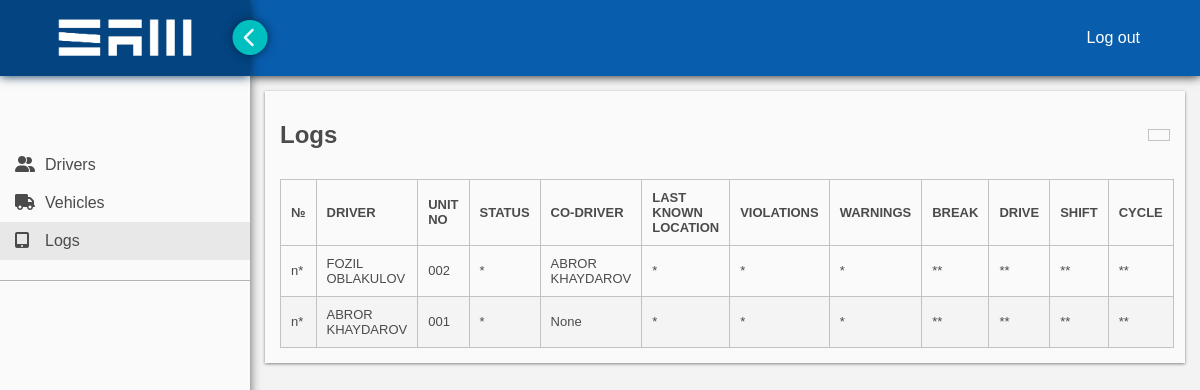
/logs/, run on the app's committed database.
### sameld/models.py (models this page shows, shortened)
class Driver(models.Model):
    user = models.OneToOneField(User, null=True, on_delete=models.CASCADE)
    cdl_number = models.CharField(max_length=20, unique=True)
    cdl_state = models.CharField(max_length=2, choices=STATES, default='NY')
    vehicle = models.OneToOneField(Vehicle, blank=True, null=True, on_delete=models.SET_NULL)
    co_driver = models.OneToOneField('self', blank=True, null=True, on_delete=models.SET_NULL)
    company_user_id = models.CharField(max_length=15, blank=True, null=True)
    phone = models.CharField(max_length = 10, blank=True, null=True)
    app_version = models.CharField(max_length=5, blank=True, null=True)
    notes = models.CharField(max_length=255, blank=True)
    is_active = models.BooleanField(default=1)
    def __str__(self):
        return self.user.first_name + ' ' + self.user.last_name

class Vehicle(models.Model):
    unit_number = models.CharField(max_length=10, unique=True)
    make = models.CharField(max_length=15, blank=True, null=True)
    model = models.CharField(max_length=20, blank=True, null=True)
    year = models.CharField(max_length=2, choices=YEARS, default='22')
    license_state = models.CharField(max_length=2, choices=STATES, default='NY')
    license_number = models.CharField(max_length=20, null=True)
    vin_number = models.CharField(max_length=20, blank=True, null=True)
    fuel_type = models.CharField(max_length=2, choices=FUEL_TYPE, default='di')
    eld_device = models.CharField(max_length=16, blank=True, null=True)
    notes = models.CharField(max_length=255, blank=True, null=True)
    is_active = models.BooleanField(default=1)

### sameld/views.py (the view)
# urls.py: path('logs/', views.logs, name = 'logs'),
def logs(request):
    query = Driver.objects.all()
    context = {
        'drivers': query,
        'category': 'logs',
    }
    return render(request, 'logs.html', context)

### sameld/templates/logs.html (shortened to what this page needs)
{% extends 'main.html' %}{% load static %} {% block content %}
<link rel="stylesheet" href="{% static 'styles/logs.css' %}" />
<div class="container">
  <div class="row">
    <h2>Logs</h2>
    <a href=""></a>
  </div>
  <table>
    <thead>
      <tr>
        <td>№</td>
        <td>driver</td>
        <td>unit no</td>
        <td>status</td>
        <td>co-driver</td>
        <td>last known location</td>
        <td>violations</td>
        <td>warnings</td>
        <td>break</td>
        <td>drive</td>
        <td>shift</td>
        <td>cycle</td>
      </tr>
    </thead>
    <tbody id="tbody">
      {% if drivers %} {% for driver in drivers %}
      <tr>
        <td>n*</td>
        <td>{{driver.user.first_name}} {{driver.user.last_name}}</td>
        <td>{{driver.vehicle.unit_number}}</td>
        <td>*</td>
        <td>{{driver.co_driver}}</td>
        <td>*</td>
        <td>*</td>
        <td>*</td>
        <td>**</td>
        <td>**</td>
        <td>**</td>
        <td>**</td>
      </tr>
      {% endfor %} {% else %}
      <tr>
        <td colspan="12">no records found</td>
      </tr>
      {% endif %}
    </tbody>
  </table>
</div>
{% endblock %}

### static/styles/main.css (style rules this page uses)
* { font-family: sans-serif; margin: 0; padding: 0; box-sizing: border-box; }
:root { --theme-color: #f3f3f3; }
body { background-color: var(--theme-color); color: #4b4b4b; }
a, ul li { transition: 0.3s ease; }
.container { width: calc(100% - 30px); margin: auto; margin-top: 15px; margin-bottom: 50px; background-color: rgb(250, 250, 250); box-shadow: 0px 1px 3px #838383; padding: 15px; }
.row { display: flex; align-items: center; justify-content: space-between; padding: 15px 0px 30px 0px; }

### static/styles/logs.css (style rules this page uses)
.row a { font-size: 17px; text-decoration: none; color: #4b4b4b; border: 1px solid rgb(194, 194, 194); padding: 5px 10px; }
table { font-size: small; width: 100%; border-collapse: collapse; }
table tr { transition: 0.3s ease; }
table td { border: 1px solid rgb(194, 194, 194); padding: 10px; }
table thead td { text-transform: uppercase; font-weight: 600; }
tbody tr:nth-child(even) { background-color: #f5f4f4; }

### data on the page
Driver: user.first_name "FOZIL", user.last_name "OBLAKULOV", vehicle.unit_number "002", co_driver "ABROR KHAYDAROV"
Driver: user.first_name "ABROR", user.last_name "KHAYDAROV", vehicle.unit_number "001", co_driver "None"
